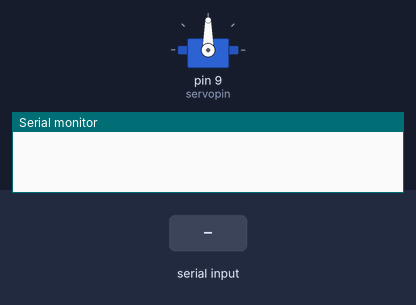
The sketch below on a simulated Arduino Uno, built with avr-gcc and run on an emulated ATmega328P. Parts: servo, the last lines printed to the serial monitor. Inputs (shaded band) come from the test bench.

Above: at 1.2 s.
1.3 s: "90,45\n" received over Serial
At 1.7 s:
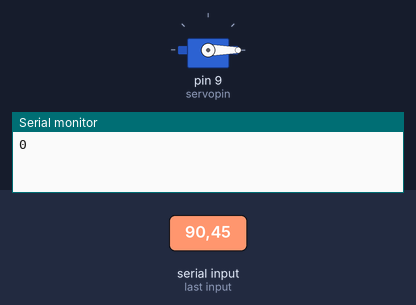
2.8 s: "6\n" received over Serial
At 4.1 s:
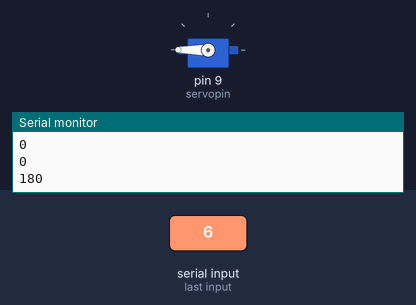
5.8 s: "5\n" received over Serial
At 6.3 s:
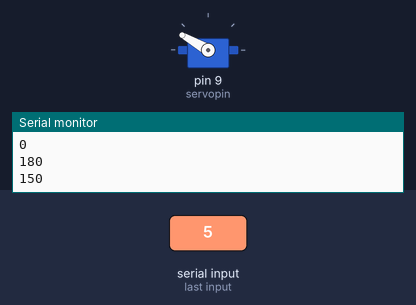
8.3 s: "4\n" received over Serial
At 9.1 s:
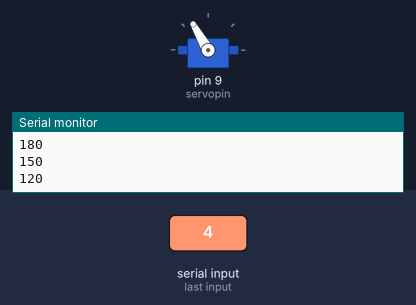
10.8 s: "2\n" received over Serial
At 11.3 s:
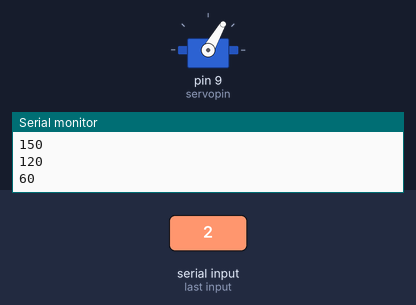
Timing chart, 0 to 13.8 s (numbered marks = the images above; inputs shaded):
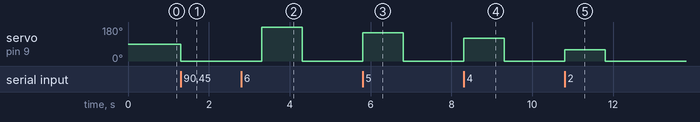

The sketch:

sketch_may28c.ino
```cpp
//사용자 입력값에 따른 각도 변화
#include <Servo.h>

Servo myservo;
int servopin = 9; // 서브모터 데이터 핀
int angle;  //각도
int val;    //사용자의 입력값을 읽음
void setup() {
  angle = 0;
  myservo.attach(servopin);
  Serial.begin(9600);
  }
void loop() {
  if(Serial.available()>0){ // 사용자가 값을 입력한 경우
    val = Serial.parseInt();  //그 값을 Int로 파싱하여 저장
    Serial.read();  //개행 제거

    switch(val){
      case 6:
        angle += 30;
      case 5:
        angle += 30;
      case 4:
        angle += 30;
      case 3:
        angle += 30;
      case 2:
        angle += 30;
      case 1:
        angle += 30;
        break;
      default:
        angle = 0;
        break;
    } //6인 경우 180도, 5인 경우 150도... 1인경우 30도
    Serial.println(angle);  //읽은 각도 값 출력
    myservo.write(angle); //각도 변화
    delay(1000);
    angle = 0;  //0 값으로 다시 돌리기
    myservo.write(angle); //초기상태 복귀
  }

}
```

Measured:
- after the input at 1.3 s, servo on pin 9 (servopin): 90° → 0° at once
- after the input at 2.8 s, servo on pin 9 (servopin): 0° → 180° after 0.50 s, → 0° 1.0 s later
- after the input at 5.8 s, servo on pin 9 (servopin): 0° → 150° at once, → 0° 1.0 s later
- after the input at 8.3 s, servo on pin 9 (servopin): 0° → 120° at once, → 0° 1.0 s later
- after the input at 10.8 s, servo on pin 9 (servopin): 0° → 60° at once, → 0° 1.0 s later
